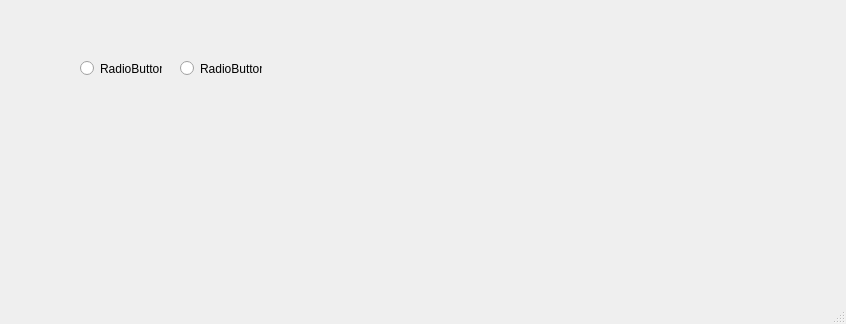
<?xml version="1.0" encoding="UTF-8"?>
<ui version="4.0">
 <class>MainWindow</class>
 <widget class="QMainWindow" name="MainWindow">
  <property name="geometry">
   <rect>
    <x>0</x>
    <y>0</y>
    <width>846</width>
    <height>324</height>
   </rect>
  </property>
  <property name="windowTitle">
   <string>MainWindow</string>
  </property>
  <widget class="QWidget" name="centralwidget">
   <widget class="QRadioButton" name="radioButton">
    <property name="geometry">
     <rect>
      <x>80</x>
      <y>60</y>
      <width>82</width>
      <height>17</height>
     </rect>
    </property>
    <property name="text">
     <string>RadioButton</string>
    </property>
   </widget>
   <widget class="QRadioButton" name="radioButton_2">
    <property name="geometry">
     <rect>
      <x>180</x>
      <y>60</y>
      <width>82</width>
      <height>17</height>
     </rect>
    </property>
    <property name="text">
     <string>RadioButton</string>
    </property>
   </widget>
  </widget>
  <widget class="QMenuBar" name="menubar">
   <property name="geometry">
    <rect>
     <x>0</x>
     <y>0</y>
     <width>846</width>
     <height>21</height>
    </rect>
   </property>
  </widget>
  <widget class="QStatusBar" name="statusbar"/>
 </widget>
 <resources/>
 <connections/>
</ui>
